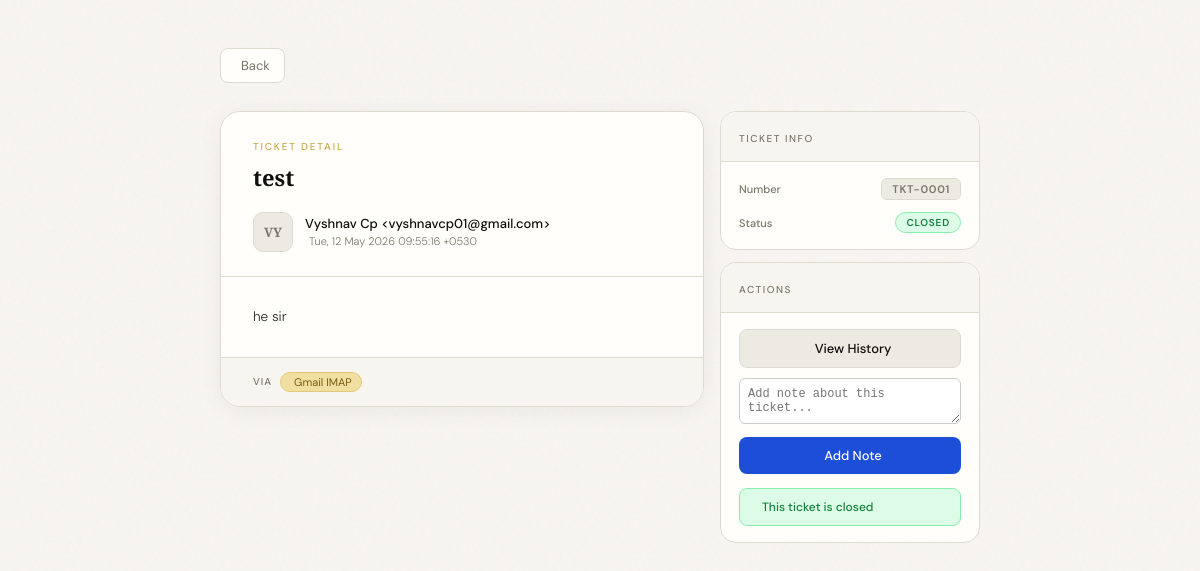
The page /staff/ticket/1/ (signed in) on the database as committed earlier.
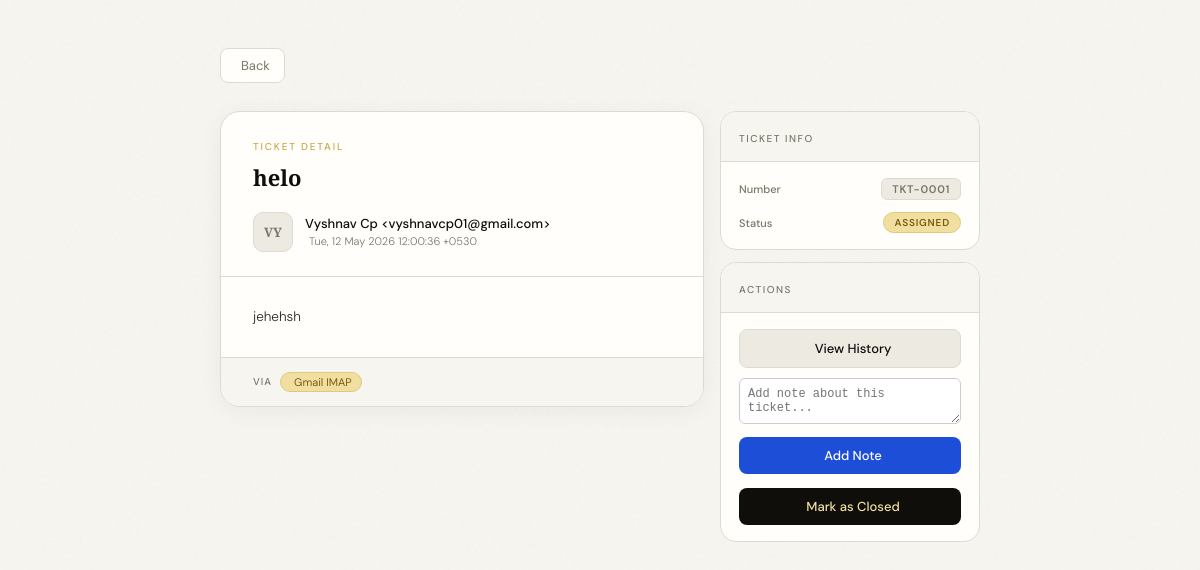
The same page on the database as committed later.
### myapp/models.py (models this page shows, shortened)
class Ticket(models.Model):
    STATUS_CHOICES = [
        ("unassigned",        "Unassigned"),
        ("assigned",    "Assigned"),
        ("closed",      "Closed"),
    ]
    ticket_number = models.CharField(max_length=20, unique=True, editable=False)
    mail_id  = models.CharField(max_length=50, unique=True)
    subject  = models.TextField(blank=True)
    sender   = models.CharField(max_length=255, blank=True)
    date     = models.CharField(max_length=100, blank=True)
    body     = models.TextField(blank=True)
    assigned_to = models.ForeignKey(Staff, null=True, blank=True, on_delete=models.SET_NULL, related_name="tickets" )
    status = models.CharField(max_length=20, choices=STATUS_CHOICES, default="unassigned")
    created_at = models.DateTimeField(auto_now_add=True)
    class Meta:
        ordering = ["-created_at"]

### myapp/views.py (the view, shortened to what this page needs)
# urls.py: path("staff/ticket/<int:ticket_id>/", views.staff_ticket_detail, name="staff_ticket_detail"),
def staff_ticket_detail(request, ticket_id):
    staff_email = request.session.get("staff_email")
    if not staff_email:
        return redirect("login")
    staff = get_object_or_404(Staff, email=staff_email)
    ticket = get_object_or_404(Ticket, id=ticket_id, assigned_to=staff)
    return render(request, "staff_ticket_detail.html", {
        "ticket": ticket,
        "attachments": ticket.attachments.all(),
        "notes": ticket.notes.all().order_by("-created_at")
    })

### templates/staff_ticket_detail.html (shortened to what this page needs)
<!DOCTYPE html>
<html>
<head>
  <link rel="stylesheet" href="https://cdn.jsdelivr.net/npm/@tabler/icons-webfont@latest/tabler-icons.min.css">
</head>
<body>
<div class="shell">
  <a href="{% url 'staff_asigned_ticket' %}" class="back">
     Back
  </a>
  <div class="layout">
    <div class="email-card">
      <div class="email-header">
        <span class="eyebrow">Ticket Detail</span>
        <div class="subject">{{ ticket.subject }}</div>
        <div class="meta">
          <div class="avatar">{{ ticket.sender|slice:":2"|upper }}</div>
          <div>
            <div class="meta-from">{{ ticket.sender }}</div>
            <div class="meta-date">
              {{ ticket.date }}
            </div>
          </div>
        </div>
      </div>
      <div class="email-body-text">{{ ticket.body }}</div>
      <div class="email-footer">
        <span class="footer-label">Via</span>
        <span class="tag"> Gmail IMAP</span>
      </div>
    </div>
    <div class="sidebar">
      <div class="sidebar-card">
        <div class="sidebar-card-header">
          <span class="sidebar-card-title">Ticket Info</span>
        </div>
        <div class="sidebar-card-body">
          <div class="info-row">
            <span class="info-label">Number</span>
            <span class="ticket-chip">{{ ticket.ticket_number }}</span>
          </div>
          <div class="info-row">
            <span class="info-label">Status</span>
            <span class="status-pill status-{{ ticket.status }}">{{ ticket.get_status_display }}</span>
          </div>
        </div>
      </div>
      <div class="sidebar-card">
        <div class="sidebar-card-header">
          <span class="sidebar-card-title">Actions</span>
        </div>
        <div class="sidebar-card-body">
          <a href="{% url 'ticket_history' ticket_id=ticket.id %}" class="history-btn">
             View History
          </a>
          <form method="POST" style="margin-bottom:14px;">
            <textarea name="note"
              placeholder="Add note about this ticket..."
              style="width:100%; padding:8px; border-radius:6px; border:1px solid #ccc; font-size:12px; margin-bottom:8px; resize:vertical;"
            ></textarea>
            <button type="submit" class="close-btn" style="background:var(--blue); color:white;">
               Add Note
            </button>
          </form>
          {% if ticket.status != "closed" %}
          <form method="POST">
            <button type="submit" class="close-btn">
               Mark as Closed
            </button>
          </form>
          {% else %}
          <div class="closed-notice">
            This ticket is closed
          </div>
          {% endif %}
        </div>
      </div>
    </div>
  </div>
</div>
</body>
</html>

Rows that differ between the two databases and show on the page:
changed Ticket "VY": subject "test" → "helo"; date "Tue, 12 May 2026 09:55:16 +0530" → "Tue, 12 May 2026 12:00:36 +0530"; body "he sir" → "jehehsh"; status "CLOSED" → "ASSIGNED"
Other text that changed with them:
text no longer shown: "This ticket is closed"
text now shown: "Mark as Closed"
